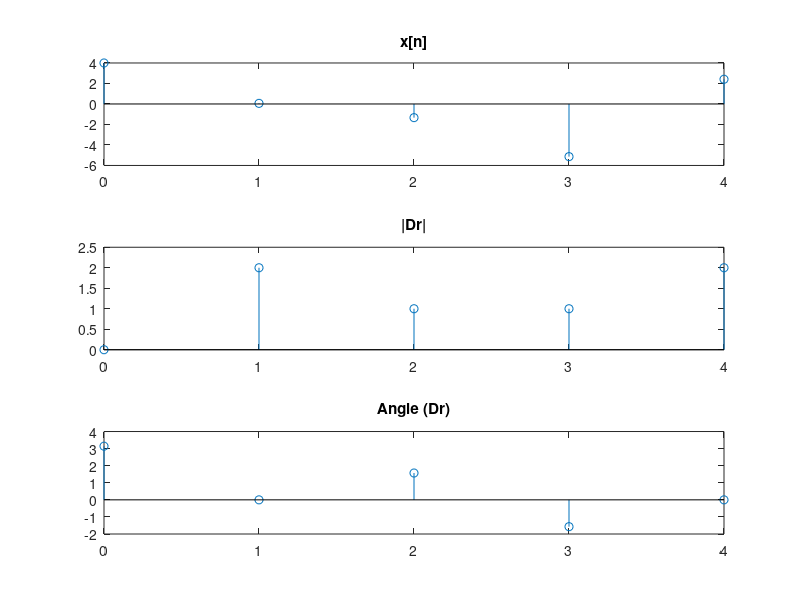
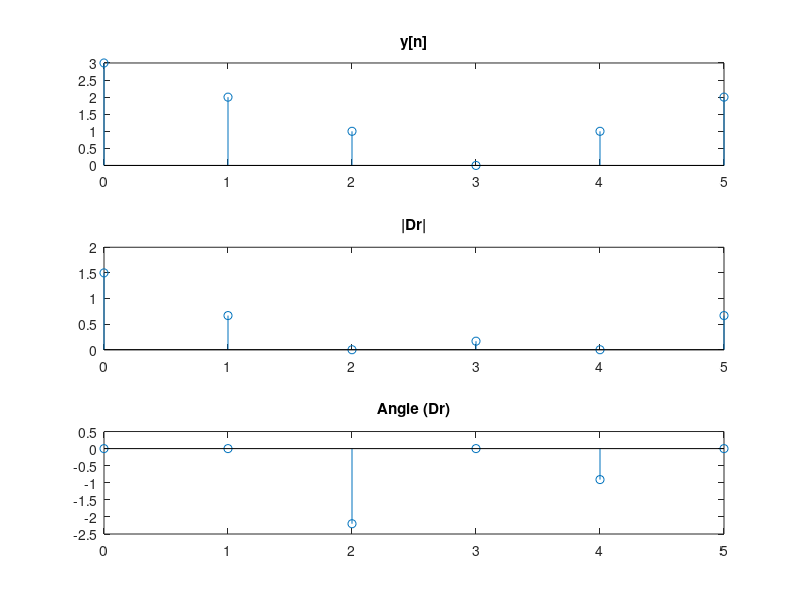

Reproduce these figures in MATLAB, in order.
% Reza Aablue
% 500966944
% Section 05

% Problem A.2
No = 5;
Wo = 0.4*pi;
n=(0:4); % Range from 0 to (No-1).

x = @(n) (4.*cos(2.4.*pi.*n) + 2.*sin(3.2.*pi.*n));

for r=0:4
    xr(r+1) = sum (x(n).*exp(-1i*r*(0.4*pi)*n))/5;
end

r=n;

figure(1);

subplot (3,1,1);
a=(0:4);
y=x(a);
stem (a,y);
title ('x[n]');

subplot (3,1,2);
stem (r,abs(xr));
title ('|Dr|');

subplot (3,1,3);
stem (r,angle(xr));
title ('Angle (Dr)');

% Problem A.3
No1 = 6;
Wo1 = pi/3;
n1 = (0:5);

yofn = [3 2 1 0 1 2]; % All values for y[n] in one period.

for s=0:5
   ys(s+1)=sum(yofn.*exp(-1i*s*(pi/3)*n1))/6; 
end

s=n1;

figure(2);
b=(0:5);

subplot (3,1,1);
stem (b,yofn);
title ('y[n]');

subplot (3,1,2);
stem (s,abs(ys));
title ('|Dr|');

subplot (3,1,3);
stem (s,angle(ys));
title ('Angle (Dr)');